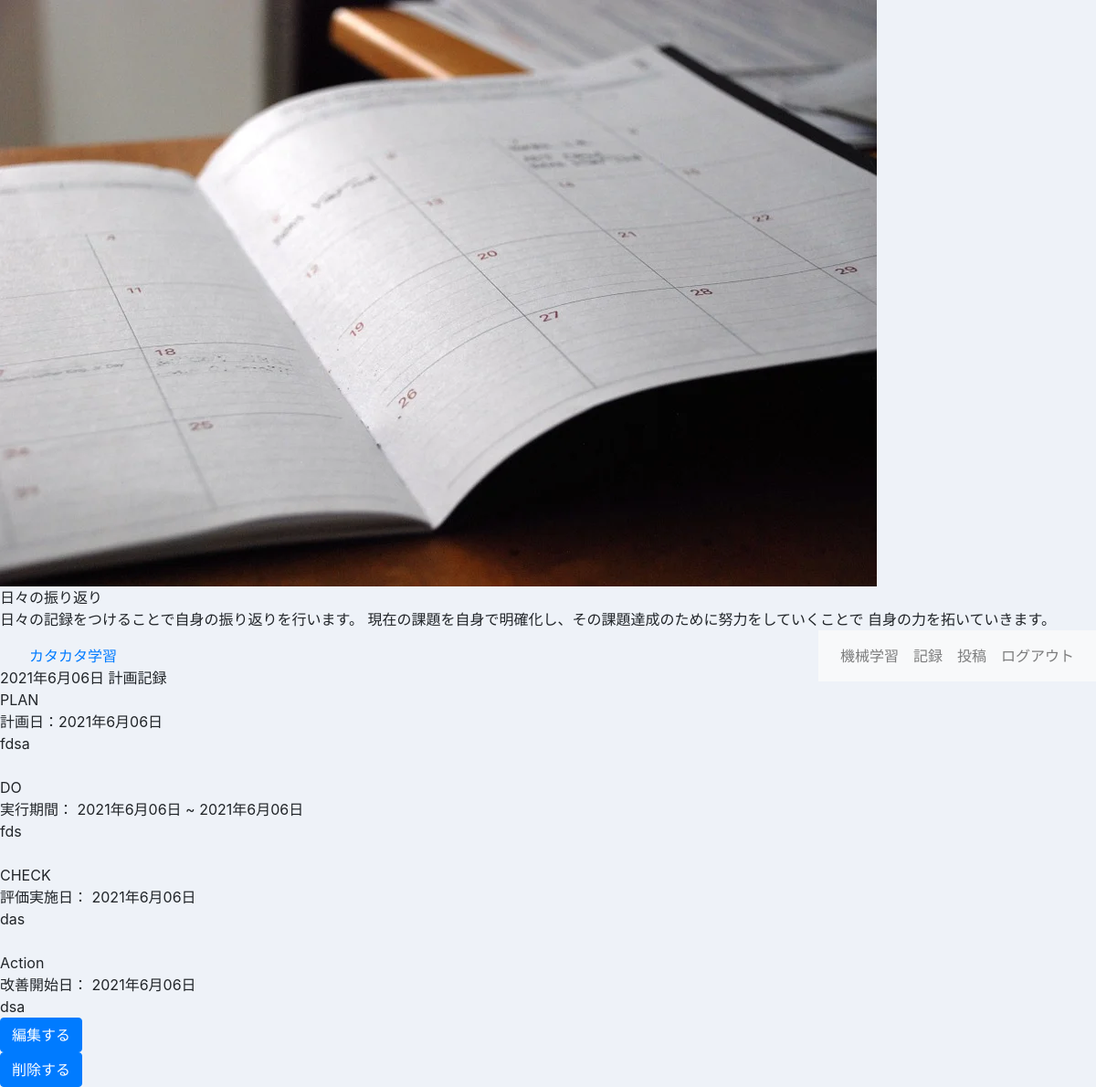
The page /kata_study/record/1 (signed in) on the database as committed earlier.
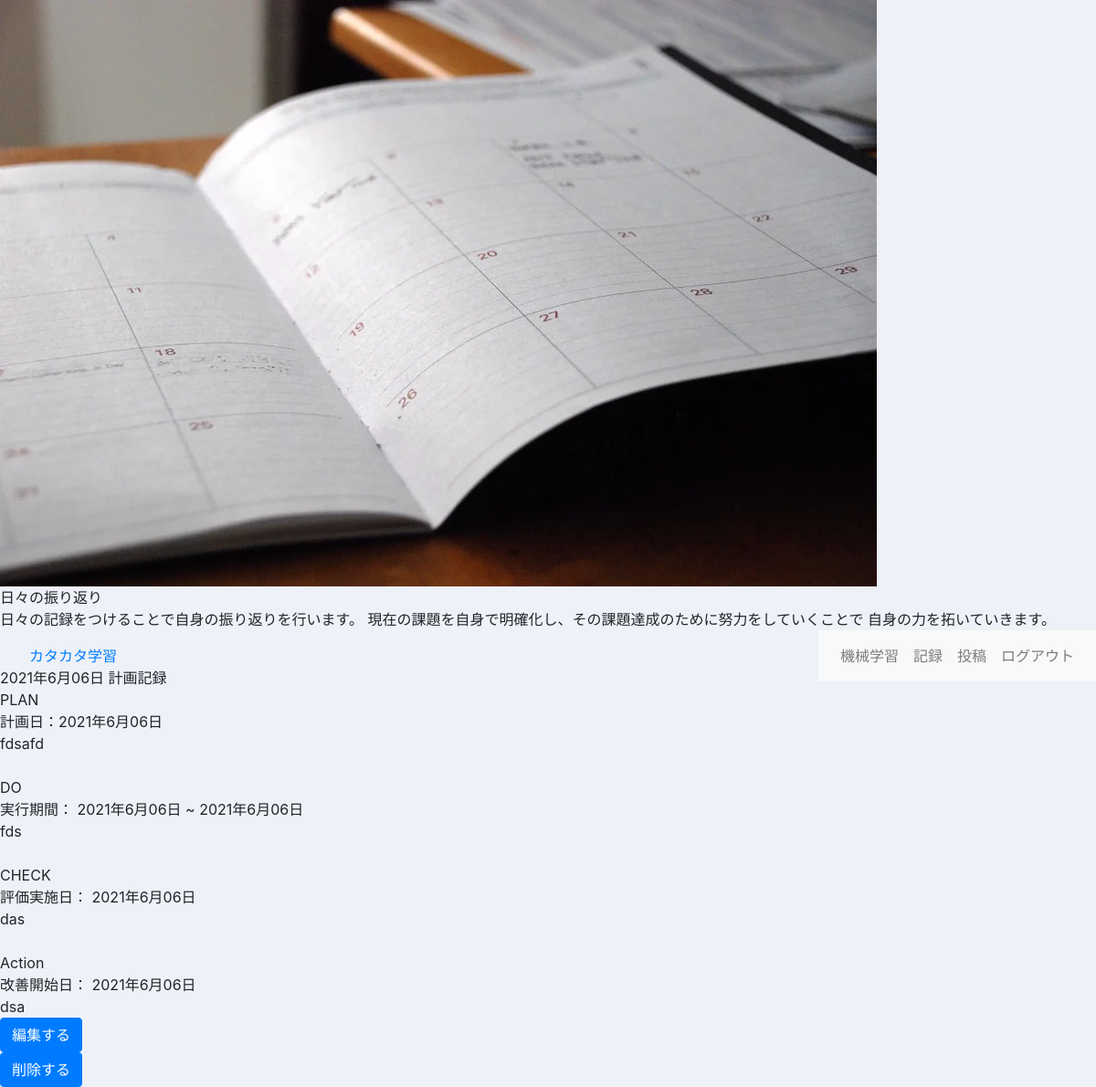
The same page on the database as committed later.
### kata_study/models.py (models this page shows)
class Record(models.Model):
    owner = models.ForeignKey(User, on_delete=models.CASCADE)
    plan_text = models.TextField(max_length=1000)
    do_text = models.TextField(max_length=1000, blank=True, null=True)
    check_text = models.TextField(max_length=1000, blank=True, null=True)
    action_text = models.TextField(max_length=1000, blank=True, null=True)
    plan_date = models.DateField(blank=True, null=True)
    do_start = models.DateField(blank=True, null=True)
    do_end = models.DateField(blank=True, null=True)
    check_date = models.DateField(blank=True, null=True)
    action_date = models.DateField(blank=True, null=True)
    pub_date = models.DateTimeField(auto_now_add=True)
    class Meta:
        ordering = ('-plan_date',)

### kata_study/views.py (the view)
# urls.py: path('record/<int:num>', views.record, name='record'),
@login_required(login_url='/admin/login/')
def record(request, num):
    data = Record.objects.filter(id=num).first()
    params = {
        'record': data
    }
    return render(request, 'kata_study/record.html', params)

### kata_study/templates/kata_study/record.html (shortened to what this page needs)
{% extends 'kata_study/layout.html' %}
{% load static %}
{% block image %}
<img src="{% static 'kata_study/diary.webp' %}" class="image_vw">
{% endblock %}
{% block catch %}
<div class="catch_copy_box">
    <div class="catch_copy">
        日々の振り返り
    </div>
    <div class="catch_copy_text">
        日々の記録をつけることで自身の振り返りを行います。
        現在の課題を自身で明確化し、その課題達成のために努力をしていくことで
        自身の力を拓いていきます。
    </div>
</div>
{% endblock %}
{% block content %}
<div class="record_content_card">
    <div class="note_box">
        <div class="note_date">
            {{record.plan_date |date:"Y年n月d日"}} 計画記録
        </div>
        <div class="note_content_box">
            <div class="note_content">
                <div class="note_content_item">
                    PLAN
                </div>
                <div class="note_posted_date">
                    計画日：{{record.plan_date |date:"Y年n月d日"}}
                </div>
                <div class="note_content_text">
                    {{record.plan_text}}
                </div>
                <br>
            </div>
            <div class="note_content">
                <div class="note_content_item">
                    DO
                </div>
                <div class="note_posted_date">
                    実行期間：
                    {% if record.do_start %}
                        {{record.do_start |date:"Y年n月d日"}} ~
                    {% endif %}
                    {% if record.do_end %}
                        {{record.do_end |date:"Y年n月d日"}}
                    {% endif %}
                </div>
                <div class="note_content_text">
                    {% if record.do_text %}
                        {{record.do_text}}
                    {% endif %}
                </div>
                <br>
            </div>
            <div class="note_content">
                <div class="note_content_item">
                    CHECK
                </div>
                <div class="note_posted_date">
                    評価実施日：
                    {% if record.check_date %}
                        {{record.check_date |date:"Y年n月d日"}}
                    {% endif %}
                </div>
                <div class="note_content_text">
                    {% if record.check_text %}
                        {{record.check_text}}
                    {% endif %}
                </div>
                <br>
            </div>
            <div class="note_content">
                <div class="note_content_item">
                    Action
                </div>
                <div class="note_posted_date">
                    改善開始日：
                    {% if record.action_date %}
                        {{record.action_date |date:"Y年n月d日"}}
                    {% endif %}
                </div>
                <div class="note_content_text">
                    {% if record.action_text %}
                        {{record.action_text}}
                    {% endif %}
                </div>
            </div>
        </div>
    </div>
</div>
<div class="button_group_box">
    <div class="button_group">
        <form action="{% url 'edit' record.id %}" class="note_edit_form">
            <button class="btn btn-primary">編集する</button>
        </form>
        <form action="{% url 'delete' record.id %}">
            <button class="btn btn-primary">削除する</button>
        </form>
    </div>
</div>
{% endblock %}

Rows that differ between the two databases and show on the page:
changed Record "fds": plan_text "fdsa" → "fdsafd"
